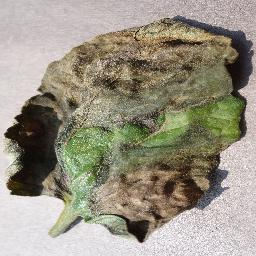
#> input picture artifacts/data/mc_unet/images/01d9be0b-c5e7-49db-8cdf-46bd0ef2c6e7___RS_Late.B 7066_flipLR.jpg, 256 x 256 px
$ python -i data_audit.py   (imports and definitions only)
#> lines starting #> are read from the running program, lines starting #| are printed output that depends on the picture; after the words box and inside, x2 and y2 are one past the last pixel; in counts of white or black regions, pixels touching at a corner belong together
#> further down, picture is the input picture: shape (256, 256, 3); mean B, G, R 131.7, 147.3, 153.2
"""Build reproducible manifests, masks, splits and data-quality reports.

This script is intentionally independent from model training. It makes the
dataset a versioned, inspectable input to both the classifier and MC-UNet.
"""

from __future__ import annotations

import argparse
import base64
import hashlib
import json
import re
from pathlib import Path
from typing import Any

import cv2
import numpy as np
import pandas as pd
from PIL import Image, ImageDraw
from sklearn.model_selection import train_test_split

SUPPORTED = {
    "Tomato_healthy": "healthy",
    "Tomato_Early_blight": "early_blight",
    "Tomato_Late_blight": "late_blight",
    "Tomato_Bacterial_spot": "bacterial_spot",
}
SEGMENTATION_LABELS = {
    "Tomato_Early_blight": 1,
    "Tomato_Late_blight": 2,
    "Tomato_Bacterial_spot": 3,
}
IGNORED_LABELS = {"Tomato_Leaf_Mold"}
IMAGE_EXTENSIONS = {".jpg", ".jpeg", ".png", ".bmp", ".tif", ".tiff"}


# [6 lines left out: function sha256, not called in this run]


def group_id(name: str) -> str:
    """Keep original UUID together with flip/rotation variants."""
    return name.split("___", 1)[0]


# [15 lines left out: functions canonical_label, image_files, not called in this run]


def read_image_size(path: Path) -> tuple[int, int]:
    with Image.open(path) as image:
        return image.width, image.height


# [65 lines left out: functions make_classification_manifest, materialize_classification, not called in this run]


def image_lookup(root: Path) -> dict[str, Path]:
    return {p.name.lower(): p for p in image_files(root)}


# [4 lines left out: function decode_embedded_image, not called in this run]


def normalized_json_label(value: str) -> str:
    return re.sub(r"[^a-z0-9]+", "_", value.lower()).strip("_")


# [22 lines left out: function polygon_mask, not called in this run]


def heuristic_leaf_mask(image: np.ndarray) -> np.ndarray:
    """Create a documented fallback leaf mask; it is not ground truth."""
    # MC-UNet images are mostly leaf-on-light-background. A foreground mask is
    # preferable to a green-only mask because brown/necrotic lesions belong to
    # the leaf area as well. This remains a fallback, not reviewed ground truth.
    nonwhite = np.any(image < 245, axis=2).astype(np.uint8) * 255
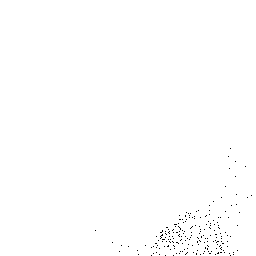
#> nonwhite: shape (256, 256); 99.6% white; black in thin lines or dots, all inside (x1, y1, x2, y2) = (95, 148, 252, 256)
    kernel = np.ones((5, 5), np.uint8)
    mask = cv2.morphologyEx(nonwhite, cv2.MORPH_CLOSE, kernel, iterations=2)
#> mask: shape (256, 256); every value is 255
    mask = cv2.morphologyEx(mask, cv2.MORPH_OPEN, kernel, iterations=1)
    components, labels, stats, _ = cv2.connectedComponentsWithStats(mask, connectivity=8)
#> labels: shape (256, 256) int32; every value is 1
#> components = 2; stats = [[-1, 2147483647, 0, 0, 0], [0, 0, 256, 256, 65536]]
    if components > 1:
        largest = 1 + int(np.argmax(stats[1:, cv2.CC_STAT_AREA]))
#> largest = 1
        mask = np.where(labels == largest, 255, 0).astype(np.uint8)
    return (mask > 0).astype(np.uint8)
#> returned value: shape (256, 256); every value is 1


# [237 lines left out: functions make_segmentation_manifest, assign_group_splits, frame_counts, write_report, main, not called in this run]


# [2 lines not run here, left out]

>>> import cv2
>>> picture = cv2.imread('../artifacts/data/mc_unet/images/01d9be0b-c5e7-49db-8cdf-46bd0ef2c6e7___RS_Late.B 7066_flipLR.jpg')
>>> result = heuristic_leaf_mask(picture)
